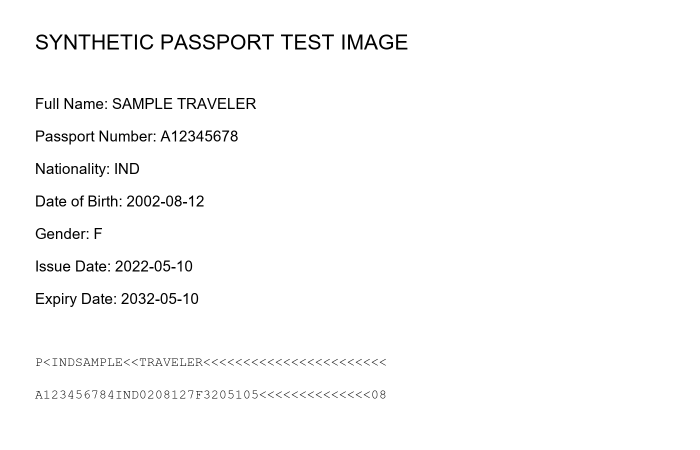
#> input picture datasets/sample_documents/passports/synthetic_valid_01.png, 1400 x 900 px (shown at 1/2 size)
$ python image_quality_test.py   (older library calls are emulated)
#> lines starting #> are read from the running program, lines starting #| are printed output that depends on the picture
### modules/ocr/image_quality.py
from pathlib import Path

import cv2


MINIMUM_WIDTH = 600
MINIMUM_HEIGHT = 400

BLUR_THRESHOLD = 100.0

DARK_BRIGHTNESS_THRESHOLD = 65.0
BRIGHT_BRIGHTNESS_THRESHOLD = 252.0

MINIMUM_PASSPORT_ASPECT_RATIO = 1.30
MAXIMUM_PASSPORT_ASPECT_RATIO = 2.20

GLARE_MRZ_CONTRAST_THRESHOLD = 20.0


def assess_image_quality(image_path):
    image_path = Path(image_path)

    image = cv2.imread(str(image_path))
#> image is the input picture: shape (900, 1400, 3); min 0, max 255, mean 250.1

    if image is None:
        return {
            "quality_check_available": False,
            "width": None,
            "height": None,
            "aspect_ratio": None,
            "blur_score": None,
            "brightness_score": None,
            "mrz_contrast_score": None,
            "is_low_resolution": False,
            "is_blurry": False,
            "is_too_dark": False,
            "is_too_bright": False,
            "is_wrong_orientation": False,
            "is_cropped": False,
            "is_glare_detected": False,
            "error": (
                f"Could not read image file: {image_path}"
            ),
        }

    height, width = image.shape[:2]
#> height = 900; width = 1400

    grayscale_image = cv2.cvtColor(
        image,
        cv2.COLOR_BGR2GRAY
    )

    aspect_ratio = width / height
#> aspect_ratio = 1.56

    blur_score = float(
        cv2.Laplacian(
            grayscale_image,
            cv2.CV_64F
        ).var()
    )
#> blur_score = 1810.4

    brightness_score = float(grayscale_image.mean())
#> brightness_score = 250.1

    mrz_start_y = int(height * 0.65)
#> mrz_start_y = 585

    mrz_region = grayscale_image[
        mrz_start_y:height,
        0:width
    ]
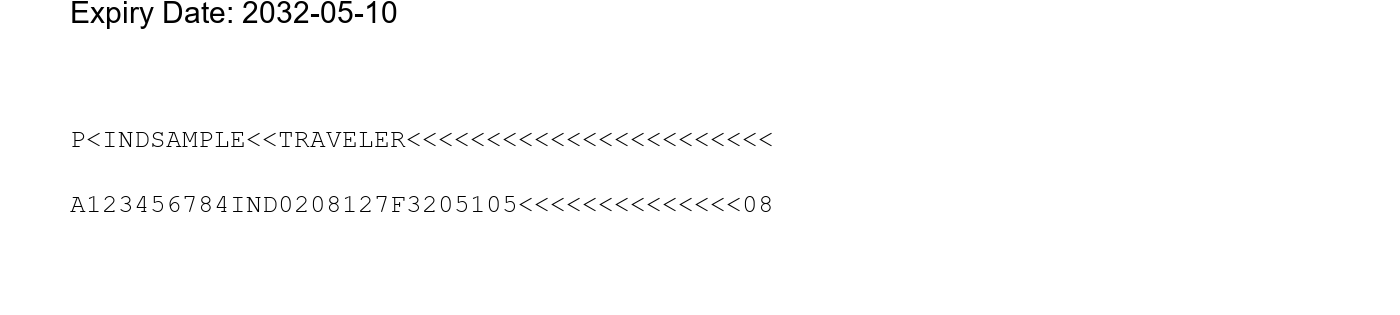
#> mrz_region: shape (315, 1400); min 0, max 255, mean 252

    mrz_contrast_score = float(mrz_region.std())
#> mrz_contrast_score = 24.6

    is_low_resolution = bool(
        width < MINIMUM_WIDTH
        or height < MINIMUM_HEIGHT
    )
#> is_low_resolution = False

    is_too_dark = bool(
        brightness_score < DARK_BRIGHTNESS_THRESHOLD
    )
#> is_too_dark = False

    is_too_bright = bool(
        brightness_score > BRIGHT_BRIGHTNESS_THRESHOLD
    )
#> is_too_bright = False

    is_wrong_orientation = bool(height > width)
#> is_wrong_orientation = False

    is_cropped = bool(
        not is_wrong_orientation
        and (
            aspect_ratio < MINIMUM_PASSPORT_ASPECT_RATIO
            or aspect_ratio > MAXIMUM_PASSPORT_ASPECT_RATIO
        )
    )
#> is_cropped = False

    is_blurry = bool(
        not is_too_dark
        and not is_too_bright
        and blur_score < BLUR_THRESHOLD
    )
#> is_blurry = False

    can_assess_glare = bool(
        not is_low_resolution
        and not is_blurry
        and not is_too_dark
        and not is_too_bright
        and not is_wrong_orientation
        and not is_cropped
    )
#> can_assess_glare = True

    is_glare_detected = bool(
        can_assess_glare
        and mrz_contrast_score < GLARE_MRZ_CONTRAST_THRESHOLD
    )
#> is_glare_detected = False

    return {
        "quality_check_available": True,
        "width": width,
        "height": height,
        "aspect_ratio": round(aspect_ratio, 2),
        "blur_score": round(blur_score, 2),
        "brightness_score": round(brightness_score, 2),
        "mrz_contrast_score": round(mrz_contrast_score, 2),
        "is_low_resolution": is_low_resolution,
        "is_blurry": is_blurry,
        "is_too_dark": is_too_dark,
        "is_too_bright": is_too_bright,
        "is_wrong_orientation": is_wrong_orientation,
        "is_cropped": is_cropped,
        "is_glare_detected": is_glare_detected,
        "error": None,
    }

### modules/ocr/image_quality_test.py
from pathlib import Path

from modules.ocr.image_quality import assess_image_quality


PROJECT_ROOT = Path(__file__).resolve().parents[2]

PASSPORT_FOLDER = (
    PROJECT_ROOT
    / "datasets"
    / "sample_documents"
    / "passports"
)

IMAGE_FILES = [
    (
        "Clear valid image",
        PASSPORT_FOLDER / "synthetic_valid_01.png"
    ),
    (
        "Blurry image",
        PASSPORT_FOLDER / "synthetic_blurry_01.png"
    ),
    (
        "Low-resolution image",
        PASSPORT_FOLDER / "synthetic_low_resolution_01.png"
    ),
    (
        "Dark image",
        PASSPORT_FOLDER / "synthetic_dark_01.png"
    ),
    (
        "Bright image",
        PASSPORT_FOLDER / "synthetic_bright_01.png"
    ),
    (
        "Rotated image",
        PASSPORT_FOLDER / "synthetic_rotated_01.png"
    ),
]


def run_image_quality_test():
    for image_label, image_file in IMAGE_FILES:
        quality_result = assess_image_quality(image_file)
#> quality_result = 15 items

        print(f"\n{image_label}:")
        print(
            f"- quality_check_available: "
            f"{quality_result['quality_check_available']}"
        )
#| - quality_check_available: True
        print(f"- width: {quality_result['width']}")
#| - width: 1400
        print(f"- height: {quality_result['height']}")
#| - height: 900
        print(f"- blur_score: {quality_result['blur_score']}")
#| - blur_score: 1810.44
        print(
            f"- brightness_score: "
            f"{quality_result['brightness_score']}"
        )
#| - brightness_score: 250.14
        print(
            f"- is_low_resolution: "
            f"{quality_result['is_low_resolution']}"
        )
#| - is_low_resolution: False
        print(f"- is_blurry: {quality_result['is_blurry']}")
#| - is_blurry: False
        print(f"- is_too_dark: {quality_result['is_too_dark']}")
#| - is_too_dark: False
        print(
            f"- is_too_bright: "
            f"{quality_result['is_too_bright']}"
        )
#| - is_too_bright: False
        print(
            f"- is_wrong_orientation: "
            f"{quality_result['is_wrong_orientation']}"
        )
#| - is_wrong_orientation: False
        print(f"- error: {quality_result['error']}")
#| - error: None
#> pass 2 of the loop in run_image_quality_test, `for image_label, image_file in IMAGE_FILES:`:
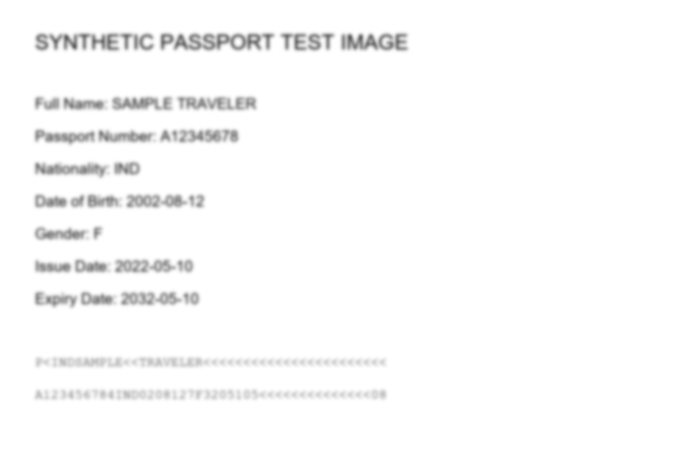
#> input picture datasets/sample_documents/passports/synthetic_blurry_01.png, 1400 x 900 px (shown at 1/2 size)
#> in assess_image_quality, image is the input picture: shape (900, 1400, 3); min 95, max 255, mean 250.1
#> blur_score = 1.12
#> in assess_image_quality (call 2), `mrz_region = grayscale_image[ mrz_start_y:height, 0:width ]`:
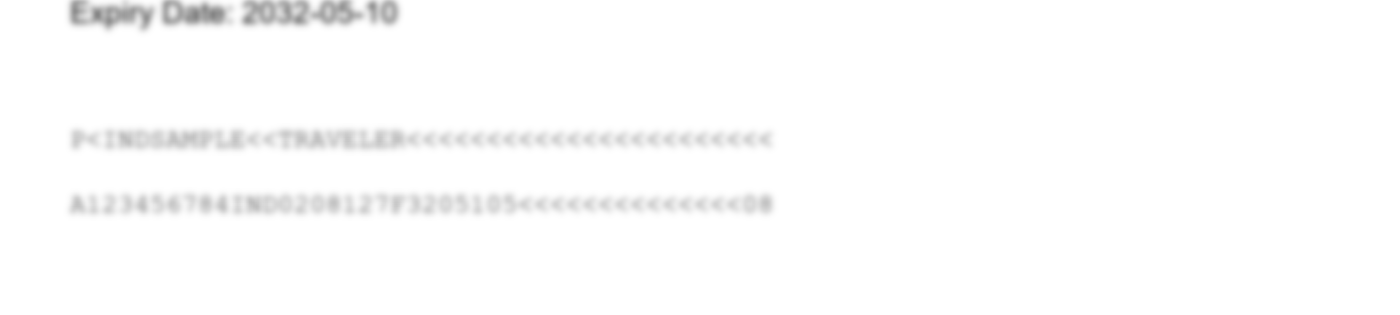
#> mrz_region: shape (315, 1400); min 133, max 255, mean 252
#> mrz_contrast_score = 11.22
#> is_blurry = True
#> can_assess_glare = False
#| - quality_check_available: True
#| - width: 1400
#| - height: 900
#| - blur_score: 1.12
#| - brightness_score: 250.14
#| - is_low_resolution: False
#| - is_blurry: True
#| - is_too_dark: False
#| - is_too_bright: False
#| - is_wrong_orientation: False
#| - error: None
#> pass 3 of the loop in run_image_quality_test, `for image_label, image_file in IMAGE_FILES:`:
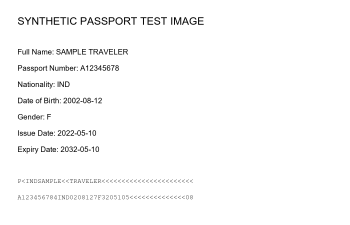
#> input picture datasets/sample_documents/passports/synthetic_low_resolution_01.png, 350 x 225 px
#> in assess_image_quality, image is the input picture: shape (225, 350, 3); min 2, max 255, mean 250.1
#> grayscale_image: shape (225, 350)
#> blur_score = 4105
#> in assess_image_quality (call 3), `mrz_region = grayscale_image[ mrz_start_y:height, 0:width ]`:
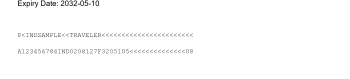
#> mrz_region: shape (79, 350); min 22, max 255, mean 252
#> mrz_contrast_score = 16.72
#> is_blurry = False
#| - quality_check_available: True
#| - width: 350
#| - height: 225
#| - blur_score: 4105.03
#| - brightness_score: 250.14
#| - is_low_resolution: True
#| - is_blurry: False
#| - is_too_dark: False
#| - is_too_bright: False
#| - is_wrong_orientation: False
#| - error: None
#> the loop made 6 passes; the first 3 are shown


if __name__ == "__main__":
    run_image_quality_test()
